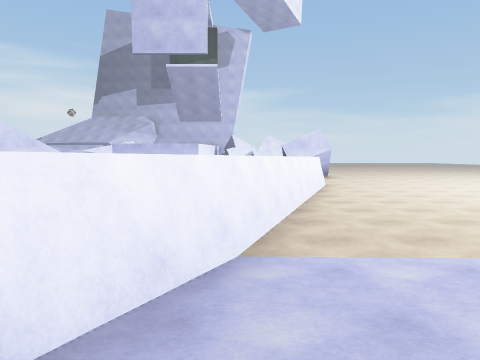
View 1 (above)

15 first-person views from a walk through a scene from a Unity 3-D project. The camera is 1.2 m above the floor, tilts 4° down and sees 70° across. The floor is counted in squares, 2 m on a side. Each view is taken from the middle of a square. On the plan, view 1 faces up. The plan holds only what a view shows up to about 10 squares ahead; the rest is blank. The place goes on beyond the plan. Surface patterns are stand-ins for the level's own textures.

View 2
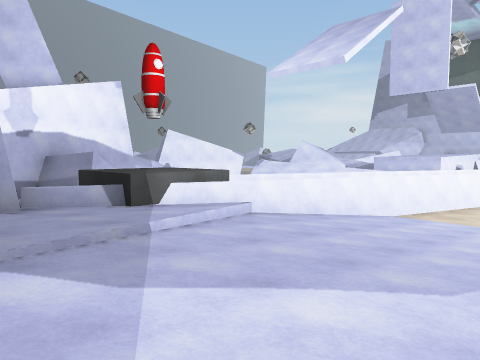

View 3
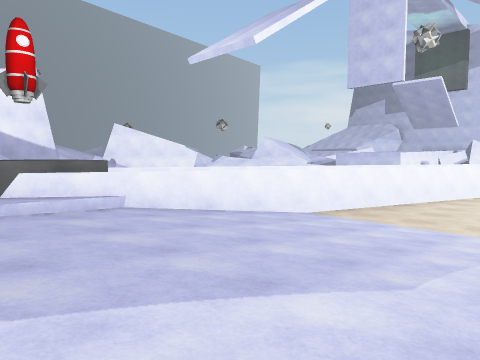

View 4
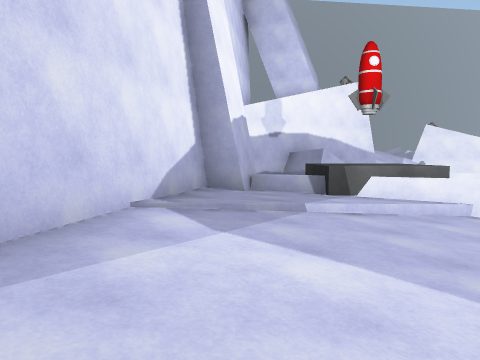

View 5
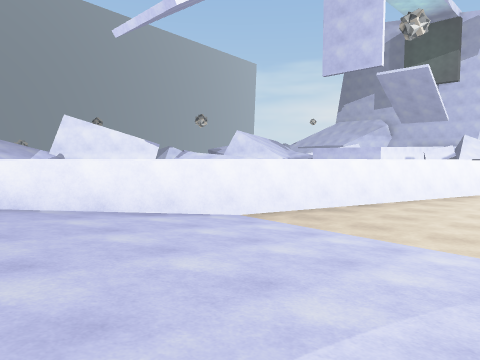

View 6
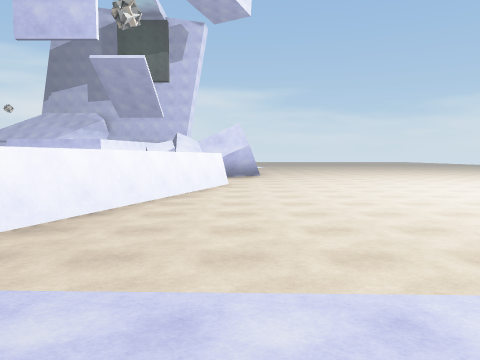

View 7
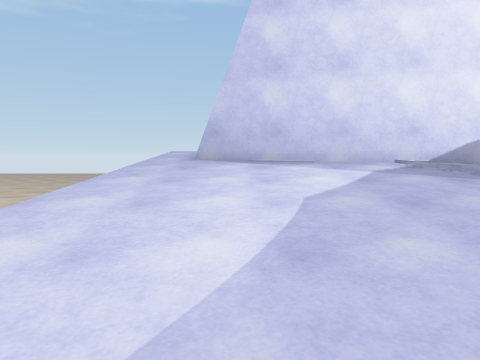

View 8
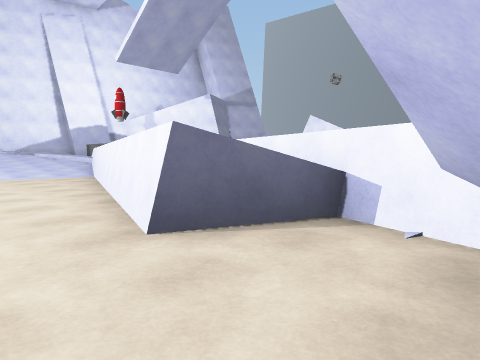

View 9
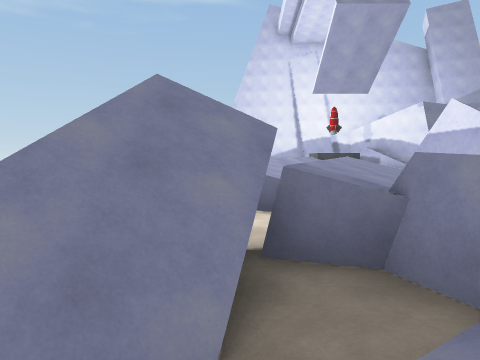

View 10
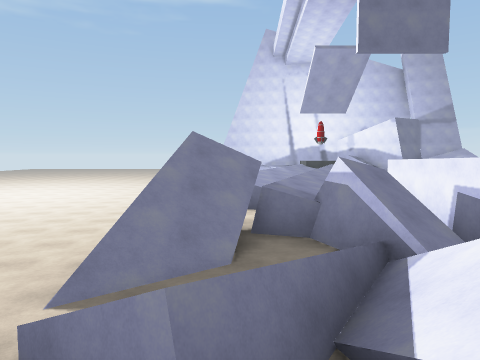

View 11
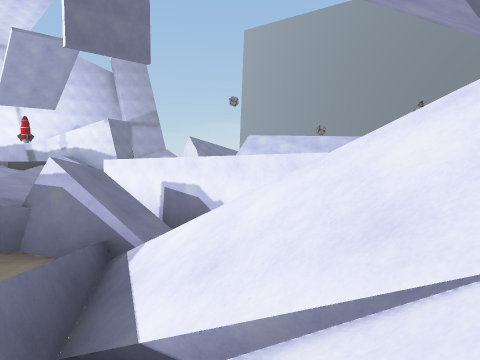

View 12
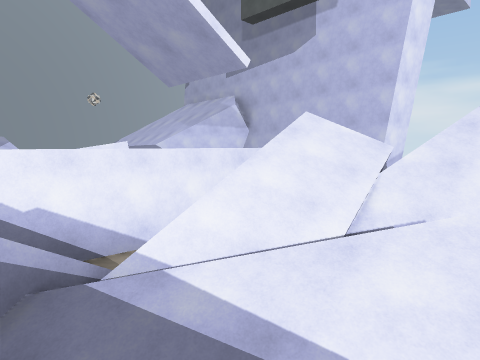

View 13
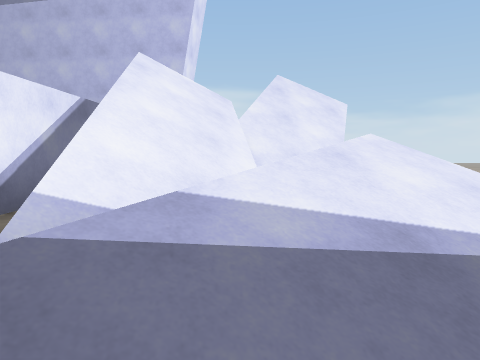

View 14
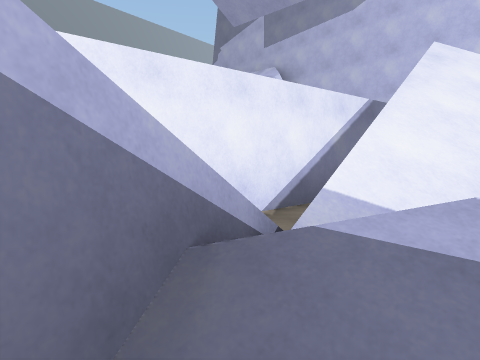

View 15
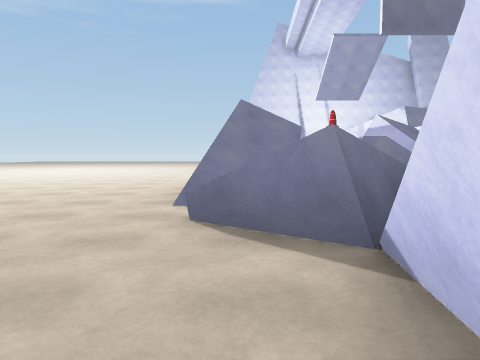

### Floor plan
Key: @ floor where view 1 was taken; # wall or solid block; . main floor; : floor 1 m higher than the main floor; + floor 1.25 m higher than the main floor; * floor 1.5 m higher than the main floor; % floor 1.75 m higher than the main floor; / step, stairs or slope; = window, fence, low wall or low ledge; v drop or lower ground.
Columns run from 7 left of view 1 to 4 right of it. Each row starts with its distance up from view 1.
 21          //
 20  v   # ///..
 19  v   #.///..
 18      #.//==.
 17      #.==///
 16      ##=////
 15      ###.///
 14      #####/.
 13      ##=## .
 12      ####...
 11       :=##..
 10       :=##..
  9      :#=##..
  8      :==##..
  7      +=##...
  6      #=##...
  5      ==##...
  4      =##....
  3     #=##....
  2     ==#.////
  1     =##/////
  0 #   =##@////
 -1 ### #=//////
 -2  ###==://///
 -3  ###=///////
 -4   ####+/+///
 -5      ####**/
 -6         ###%

Where each view was taken, in squares from view 1:
view 1: 0 up, 0 right, facing up
view 2: 5 down, 3 right, facing up-left
view 3: 3 down, 4 right, facing up-left
view 4: 4 down, 4 right, facing left
view 5: 1 down, 4 right, facing up-left
view 6: 1 up, 3 right, facing up
view 7: 0 up, 3 right, facing down
view 8: 13 up, 4 right, facing down-left
view 9: 17 up, 2 right, facing down
view 10: 20 up, 2 right, facing down
view 11: 20 up, 2 right, facing down-left
view 12: 15 up, 3 right, facing up-left
view 13: 15 up, 1 right, facing up
view 14: 15 up, 1 right, facing up-left
view 15: 21 up, 3 right, facing down
